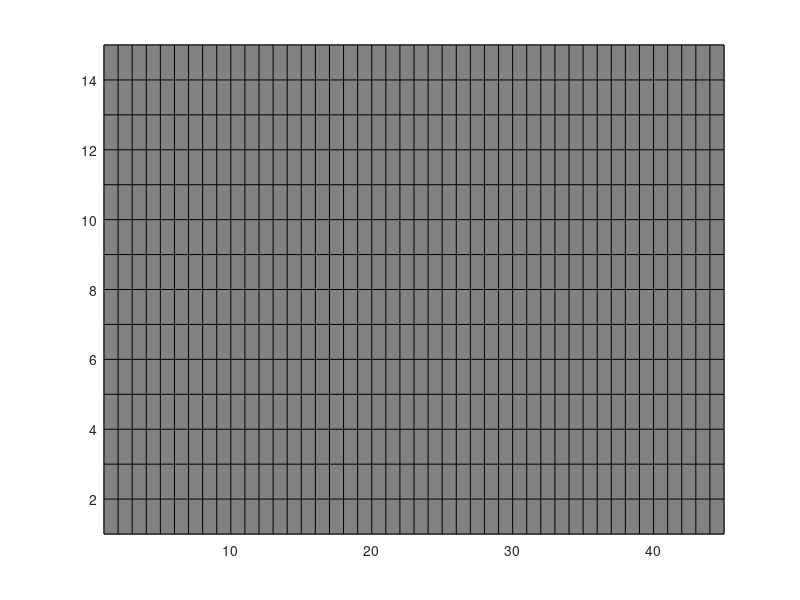

Here is the MATLAB script that generated this plot: (Note: this script raises an error after producing the figure.)
clear all, close all

DATA=load('MOD_sect.mat');
DATA=DATA.MOD_sect;
BOOL=load('COV_sect.mat');
BOOL=BOOL.COV_sect;


GRAY=repmat(0.5,size(DATA,1),size(DATA,2));

ALPHA=zeros(size(BOOL));
for ii=1:size(BOOL,1)
    for jj=1:size(BOOL,2)
        if BOOL(ii,jj)>0
            ALPHA(ii,jj)=1;
        else
            ALPHA(ii,jj)=0;
        end
    end
end

figure
colormap(gray);
pcolor(GRAY');
freezeColors
hold on;
cptcmap('GMT_seis.cpt','mapping','direct','ncol',200);
hplt=pcolor(DATA');axis ij image tight;caxis([3 6]);shading interp
set(hplt,'alphadata',ALPHA','facealpha','flat','edgecolor','none');
colorbar

% 1)plottare la maschera
% 2)plottare immagine
% 3)creare matrice 0-1 
% 4) set(plot,'alphadata',maschera(3))

figure
colormap(gray);
imagesc(GRAY');
freezeColors
hold on;
cptcmap('GMT_seis.cpt','mapping','direct','ncol',200);
hplt=imagesc(DATA');axis ij image tight;caxis([3 6]);
set(hplt,'alphadata',ALPHA')
colorbar

% figure
% colormap(gray);
% contourf(GRAY');
% freezeColors
% hold on;
% cptcmap('GMT_seis.cpt','mapping','direct','ncol',200);
% hplt=contourf(DATA');axis ij image tight;caxis([3 6]);
% set(hplt,'alphadata',ALPHA')
% colorbar


%% FROM INTERNET

% z = peaks;
% [c,h] = contourf(z); clabel(c,h), colorbar
% % Set the figure Renderer to OpenGL, which supports transparency
% set(gcf, 'Renderer', 'OpenGL');
% % Find all the objects that are children of the contourgroup that have the
% alphable = findobj(h, '-property', 'FaceAlpha');
% for k = [1:-0.1:0.1 0.1:0.1:1]
%     % Change the FaceAlpha property, which will change the objects' 
%     set(alphable, 'FaceAlpha',k);
%     pause(0.5)
% end






